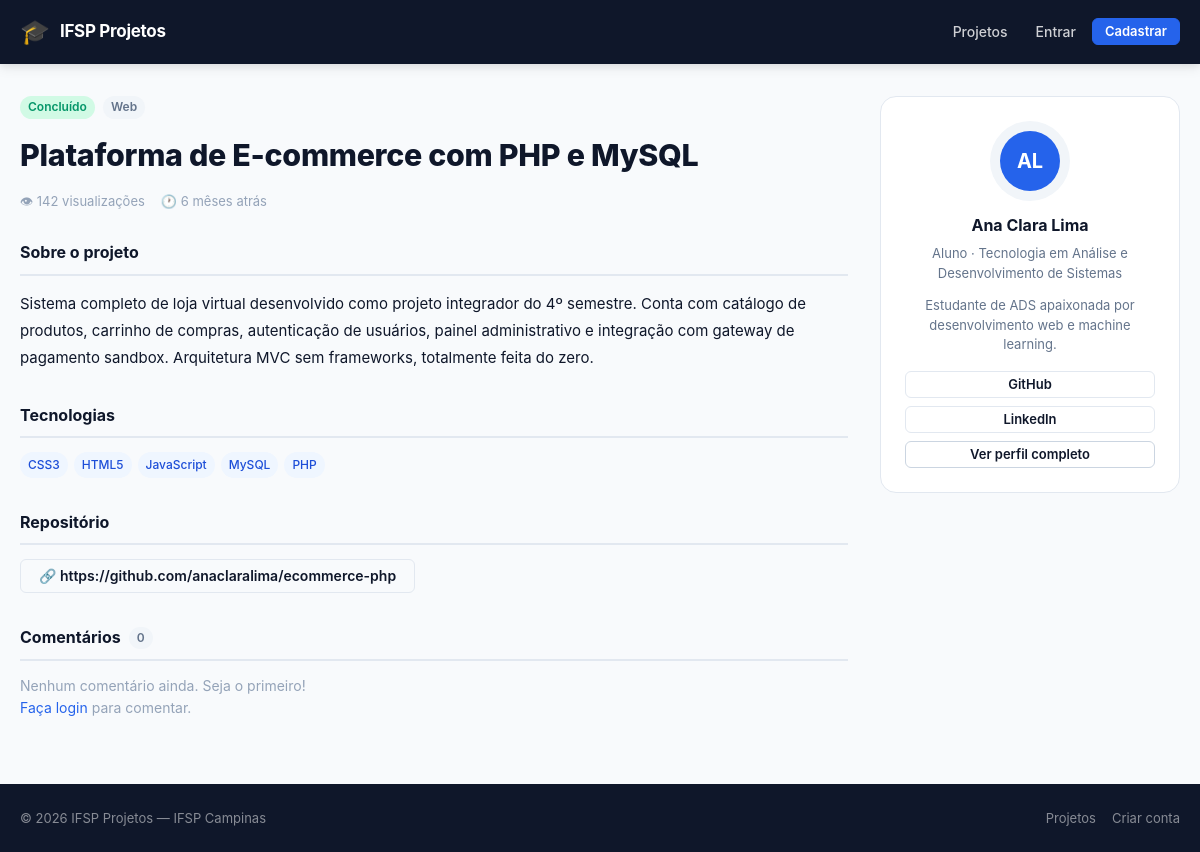
Page /projeto/1 on the committed database.
### tables this page shows
CREATE TABLE projetos (
    id            INT UNSIGNED AUTO_INCREMENT PRIMARY KEY,
    usuario_id    INT UNSIGNED        NOT NULL,
    titulo        VARCHAR(200)        NOT NULL,
    descricao     TEXT                NOT NULL,
    area          VARCHAR(100)        DEFAULT NULL,        
    status        ENUM('em_desenvolvimento','beta','concluido') NOT NULL DEFAULT 'em_desenvolvimento',
    imagem_capa   VARCHAR(255)        DEFAULT NULL,
    repositorio   VARCHAR(255)        DEFAULT NULL,        
    visualizacoes INT UNSIGNED        NOT NULL DEFAULT 0,
    publicado     TINYINT(1)          NOT NULL DEFAULT 1,
    criado_em     DATETIME            NOT NULL DEFAULT CURRENT_TIMESTAMP,
    atualizado_em DATETIME            NOT NULL DEFAULT CURRENT_TIMESTAMP
                                      ON UPDATE CURRENT_TIMESTAMP,

    CONSTRAINT fk_proj_usuario
        FOREIGN KEY (usuario_id) REFERENCES usuarios(id)
        ON DELETE CASCADE ON UPDATE CASCADE,

    FULLTEXT INDEX ft_proj_busca (titulo, descricao)
);

CREATE TABLE usuarios (
    id            INT UNSIGNED AUTO_INCREMENT PRIMARY KEY,
    nome          VARCHAR(120)        NOT NULL,
    email         VARCHAR(180)        NOT NULL UNIQUE,
    senha         VARCHAR(255)        NOT NULL,            
    tipo          ENUM('aluno','professor') NOT NULL,
    curso         VARCHAR(120)        NOT NULL,
    bio           TEXT                DEFAULT NULL,
    foto_perfil   VARCHAR(255)        DEFAULT NULL,        
    linkedin      VARCHAR(255)        DEFAULT NULL,
    github        VARCHAR(255)        DEFAULT NULL,
    ativo         TINYINT(1)          NOT NULL DEFAULT 1,
    criado_em     DATETIME            NOT NULL DEFAULT CURRENT_TIMESTAMP,
    atualizado_em DATETIME            NOT NULL DEFAULT CURRENT_TIMESTAMP
                                      ON UPDATE CURRENT_TIMESTAMP
);

### app/views/projetos/show.php (the view, shortened to what the rows shown need)
<?php require VIEWS_PATH . '/layout/header.php'; ?>
<main class="container page-main">
    <div class="project-detail">
        <article class="project-content">
            <div class="project-header">
                <div class="project-header__top">
                    <span class="badge <?= status_class($projeto['status']) ?>">
                        <?= status_label($projeto['status']) ?>
                    </span>
                    <?php if (!empty($projeto['area'])): ?>
                        <span class="badge badge-secondary"><?= h($projeto['area']) ?></span>
                    <?php endif; ?>
                </div>
                <h1 class="project-title"><?= h($projeto['titulo']) ?></h1>
                <div class="project-meta">
                    <span>👁 <?= number_format($projeto['visualizacoes']) ?> visualizações</span>
                    <span>🕐 <?= time_ago($projeto['criado_em']) ?></span>
                </div>
            </div>
            <section class="project-section">
                <h2 class="project-section__title">Sobre o projeto</h2>
                <div class="project-description">
                    <?= nl2br(h($projeto['descricao'])) ?>
                </div>
            </section>
            <?php if (!empty($projeto['tecnologias'])): ?>
                <section class="project-section">
                    <h2 class="project-section__title">Tecnologias</h2>
                    <div class="tag-list">
                        <?php foreach (explode(',', $projeto['tecnologias']) as $tag): ?>
                            <a href="<?= url('projetos?tecnologia=' . urlencode(trim($tag))) ?>" class="tag tag--link">
                                <?= h(trim($tag)) ?>
                            </a>
                        <?php endforeach; ?>
                    </div>
                </section>
            <?php endif; ?>
            <?php if (!empty($projeto['repositorio'])): ?>
                <section class="project-section">
                    <h2 class="project-section__title">Repositório</h2>
                    <a href="<?= h($projeto['repositorio']) ?>" target="_blank" rel="noopener noreferrer" class="btn btn--ghost btn--wrap">
                        🔗 <?= h($projeto['repositorio']) ?>
                    </a>
                </section>
            <?php endif; ?>
            <section class="project-section" id="comentarios">
                <h2 class="project-section__title">
                    Comentários <span class="badge badge-secondary"><?= count($comentarios) ?></span>
                </h2>
                <?php if (!empty($comentarios)): ?>
                    <div class="comments">
                        <?php foreach ($comentarios as $com): ?>
                            <div class="comment">
                                <div class="comment__avatar">
                                    <?php if ($com['autor_foto']): ?>
                                        <img src="<?= upload_url(h($com['autor_foto'])) ?>" alt="">
                                    <?php else: ?>
                                        <span class="avatar-initials"><?= avatar_initials($com['autor_nome']) ?></span>
                                    <?php endif; ?>
                                </div>
                                <div class="comment__body">
                                    <div class="comment__header">
                                        <strong><?= h($com['autor_nome']) ?></strong>
                                        <?php if ($com['autor_tipo'] === 'professor'): ?>
                                            <span class="badge badge-info badge--xs">Professor</span>
                                        <?php endif; ?>
                                        <span class="comment__time"><?= time_ago($com['criado_em']) ?></span>
                                        <?php
                                        $canDelete = !empty($_SESSION['usuario_id']) &&
                                            ($com['usuario_id'] == $_SESSION['usuario_id'] ||
                                             $_SESSION['usuario_tipo'] === 'professor');
                                        ?>
                                        <?php if ($canDelete): ?>
                                            <form action="<?= url('comentario/' . $com['id'] . '/deletar') ?>"
                                                  method="POST" class="comment__delete-form"
                                                  onsubmit="return confirm('Remover comentário?')">
                                                <?= csrf_field($csrf) ?>
                                                <button type="submit" class="btn-icon" title="Remover">🗑</button>
                                            </form>
                                        <?php endif; ?>
                                    </div>
                                    <p class="comment__text"><?= nl2br(h($com['conteudo'])) ?></p>
                                </div>
                            </div>
                        <?php endforeach; ?>
                    </div>
                <?php else: ?>
                    <p class="text-muted">Nenhum comentário ainda. Seja o primeiro!</p>
                <?php endif; ?>
                <?php if (!empty($_SESSION['usuario_id'])): ?>
                    <form action="<?= url('projeto/' . $projeto['id'] . '/comentario') ?>"
                          method="POST" class="comment-form">
                        <?= csrf_field($csrf) ?>
                        <div class="form__group">
                            <label class="form__label" for="conteudo">Adicionar comentário</label>
                            <textarea class="form__textarea" id="conteudo" name="conteudo"
                                      rows="3" placeholder="Escreva seu comentário..." required></textarea>
                        </div>
                        <button type="submit" class="btn btn--primary btn--sm">Comentar</button>
                    </form>
                <?php else: ?>
                    <p class="text-muted">
                        <a href="<?= url('login') ?>" class="link">Faça login</a> para comentar.
                    </p>
                <?php endif; ?>
            </section>
        </article>
        <aside class="project-sidebar">
            <div class="author-card">
                <div class="author-card__avatar">
                    <?php if ($projeto['autor_foto']): ?>
                        <img src="<?= upload_url(h($projeto['autor_foto'])) ?>"
                             alt="<?= h($projeto['autor_nome']) ?>">
                    <?php else: ?>
                        <span class="avatar-initials avatar-initials--lg">
                            <?= avatar_initials($projeto['autor_nome']) ?>
                        </span>
                    <?php endif; ?>
                </div>
                <h3 class="author-card__name">
                    <a href="<?= url('perfil/' . $projeto['usuario_id']) ?>"><?= h($projeto['autor_nome']) ?></a>
                </h3>
                <p class="author-card__role">
                    <?= tipo_label($projeto['autor_tipo']) ?> · <?= h($projeto['autor_curso']) ?>
                </p>
                <?php if (!empty($projeto['autor_bio'])): ?>
                    <p class="author-card__bio"><?= h($projeto['autor_bio']) ?></p>
                <?php endif; ?>
                <div class="author-card__links">
                    <?php if (!empty($projeto['autor_github'])): ?>
                        <a href="<?= h($projeto['autor_github']) ?>" target="_blank" rel="noopener" class="btn btn--ghost btn--sm btn--full">
                            GitHub
                        </a>
                    <?php endif; ?>
                    <?php if (!empty($projeto['autor_linkedin'])): ?>
                        <a href="<?= h($projeto['autor_linkedin']) ?>" target="_blank" rel="noopener" class="btn btn--ghost btn--sm btn--full">
                            LinkedIn
                        </a>
                    <?php endif; ?>
                    <a href="<?= url('perfil/' . $projeto['usuario_id']) ?>" class="btn btn--secondary btn--sm btn--full">
                        Ver perfil completo
                    </a>
                </div>
            </div>
        </aside>
    </div>
</main>
<?php require VIEWS_PATH . '/layout/footer.php'; ?>

### core/Router.php (shortened to what the rows shown need)
<?php
class Router
{
    private array $routes = [];
    private function add(string $method, string $path, string $controller, string $action): void
    {
        $this->routes[] = compact('method', 'path', 'controller', 'action');
    }
    public function dispatch(): void
    {
        $method = $_SERVER['REQUEST_METHOD'];
        $uri    = $_SERVER['REQUEST_URI'];
        $uri = preg_replace('#^' . preg_quote(BASE_PATH, '#') . '#', '', $uri);
        $uri = strtok($uri, '?');
        $uri = trim($uri, '/');
        foreach ($this->routes as $route) {
            if ($route['method'] !== $method) {
                continue;
            }
            $pattern = preg_replace('/\{[^}]+\}/', '([^/]+)', $route['path']);
            $pattern = '#^' . $pattern . '$#';
            if (!preg_match($pattern, $uri, $matches)) {
                continue;
            }
            array_shift($matches);
            preg_match_all('/\{([^}]+)\}/', $route['path'], $paramNames);
            $params = [];
            foreach ($paramNames[1] as $i => $name) {
                $params[$name] = $matches[$i] ?? null;
            }
            $ctrl = new $route['controller']();
            $action = $route['action'];
            $ctrl->$action($params);
            return;
        }
    }
}

### app/views/layout/header.php (shortened to what the rows shown need)
<!DOCTYPE html>
<html lang="pt-BR">
<head>
    <link rel="stylesheet" href="<?= asset('css/style.css') ?>">
</head>
<body>
<header class="navbar">
    <div class="container navbar__inner">
        <a href="<?= url() ?>" class="navbar__brand">
            <span class="navbar__logo">🎓</span>
            <span class="navbar__title"><?= SITE_NAME ?></span>
        </a>
        <nav class="navbar__nav" id="navMenu">
            <a href="<?= url('projetos') ?>" class="navbar__link">Projetos</a>
            <?php if (!empty($_SESSION['usuario_id'])): ?>
                <a href="<?= url('projeto/novo') ?>" class="navbar__link navbar__link--cta">+ Publicar</a>
                <div class="navbar__dropdown">
                    <button class="navbar__user" id="userMenuBtn">
                        <?php if (!empty($usuario['foto_perfil'])): ?>
                            <img src="<?= upload_url(h($usuario['foto_perfil'])) ?>"
                                 alt="Foto" class="navbar__avatar">
                        <?php else: ?>
                            <span class="navbar__avatar navbar__avatar--initials">
                                <?= avatar_initials($_SESSION['usuario_nome']) ?>
                            </span>
                        <?php endif; ?>
                        <span class="navbar__username"><?= h($_SESSION['usuario_nome']) ?></span>
                        <svg width="12" height="12" viewBox="0 0 12 12" fill="currentColor">
                            <path d="M6 8L1 3h10z"/>
                        </svg>
                    </button>
                    <ul class="dropdown__menu" id="userMenu">
                        <li><a href="<?= url('perfil/' . $_SESSION['usuario_id']) ?>">Meu perfil</a></li>
                        <li><a href="<?= url('perfil/editar') ?>">Editar perfil</a></li>
                        <li class="dropdown__divider"></li>
                        <li><a href="<?= url('logout') ?>" class="dropdown__danger">Sair</a></li>
                    </ul>
                </div>
            <?php else: ?>
                <a href="<?= url('login') ?>"    class="navbar__link">Entrar</a>
                <a href="<?= url('cadastro') ?>" class="btn btn--primary btn--sm">Cadastrar</a>
            <?php endif; ?>
        </nav>
    </div>
</header>

### app/views/layout/footer.php (shortened to what the rows shown need)
<footer class="footer">
    <div class="container footer__inner">
        <p class="footer__copy">
            &copy; <?= date('Y') ?> <?= SITE_NAME ?> — IFSP Campinas
        </p>
        <p class="footer__links">
            <a href="<?= url('projetos') ?>">Projetos</a>
            <a href="<?= url('cadastro') ?>">Criar conta</a>
        </p>
    </div>
</footer>
</body>
</html>

### rows in the picture
projetos: status "Concluído", area "Web", titulo "Plataforma de E-commerce com PHP e MySQL", visualizacoes "142", criado_em "6 mêses atrás", descricao "Sistema completo de loja virtual desenvolvido como projeto integrador do 4º semestre. Conta com catálogo de produtos, carrinho de compras, autenticação de usuários, painel administrativo e integração com gateway de pagamento sandbox. Arquitetura MVC sem frameworks, totalmente feita do zero.", tag "CSS3", tag "HTML5", tag "JavaScript", tag "MySQL", tag "PHP", repositorio "https://github.com/anaclaralima/ecommerce-php", usuario.nome "AL", usuario.nome "Ana Clara Lima", usuario.tipo "Aluno", usuario.curso "Tecnologia em Análise e Desenvolvimento de Sistemas", usuario.bio "Estudante de ADS apaixonada por desenvolvimento web e machine learning."
